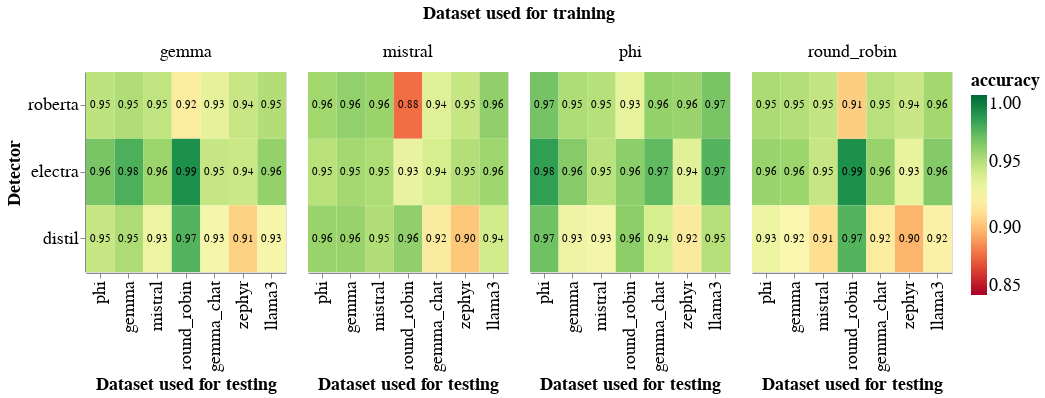

Source (notebook cell):
### Code cell
heatmap = alt.Chart(freeze_base_df).mark_rect().encode(
    alt.X('dataset:N', sort=None, title="Dataset used for testing"),
    alt.Y('detector_short_name:N', sort=None, title="Detector"),
    alt.Color('accuracy:Q').scale(scheme='redyellowgreen', domain=[0.85, 1]),
    #alt.Row("trained_on_dataset:N", title="Dataset used for training"),
).properties(
    width=200,
    height=200
)

heatmap_text = alt.Chart(freeze_base_df).mark_text(baseline='middle').encode(
    alt.X('dataset:N', sort=None, title="Dataset used for testing"),
    alt.Y('detector_short_name:N', sort=None, title="Detector"),
    text='accuracy:Q',
    color=alt.condition(
        alt.datum.accuracy > 0.5,
        alt.value('black'),
        alt.value('white')
    )
).properties(
    width=200,
    height=200
)

plot = alt.layer(heatmap, heatmap_text).facet(
    column=alt.Column("trained_on_dataset:N", title="Dataset used for training")
).configure(
    numberFormat='0.2f'
).configure_axis(
    labelFontSize=18,
    titleFontSize=18
).configure_legend(
    labelFontSize=18,
    titleFontSize=18
).configure_header(
    titleFontSize=18,
    labelFontSize=18
)

# save the plot
plot.save("notebooks/plots/heatmap_full.png")

plot
